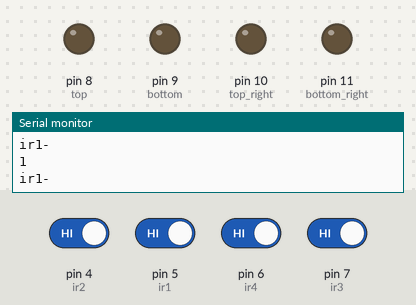
Recording of a sketch running on a simulated Arduino Uno, built with avr-gcc and run on an emulated ATmega328P. On the bench: output pins drawn as LEDs (lit = HIGH), the last lines printed to the serial monitor. The test bench sets the inputs (shaded band); at power-on: pin 4 (ir2), pin 5 (ir1), pin 6 (ir4), pin 7 (ir3) HIGH.

Above: at 1.2 s.
1.3 s: pin 5 (ir1) driven LOW
At 2.2 s:
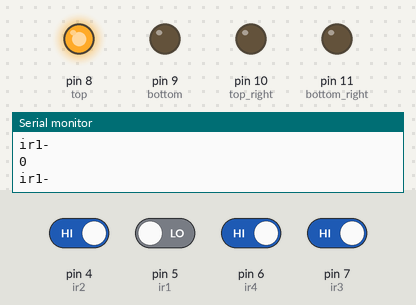
2.8 s: pin 5 (ir1) driven HIGH
At 3.2 s:
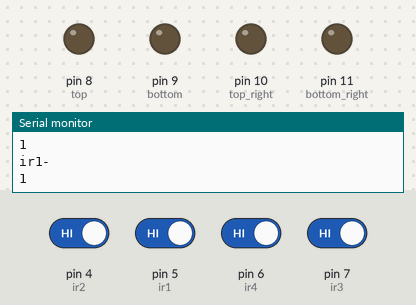
4.3 s: pin 4 (ir2) driven LOW
At 5.1 s:
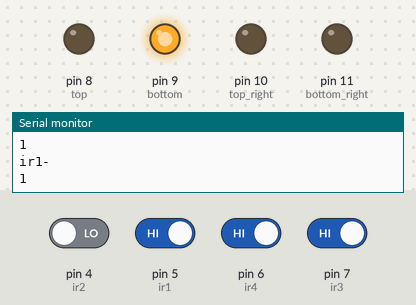
5.8 s: pin 4 (ir2) driven HIGH
At 6.2 s:
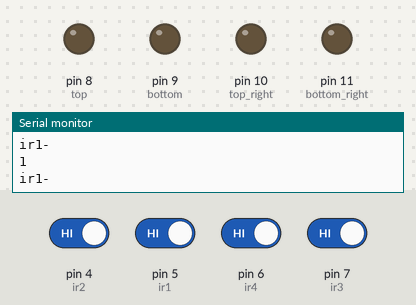
7.3 s: pin 6 (ir4) driven LOW
At 7.6 s:
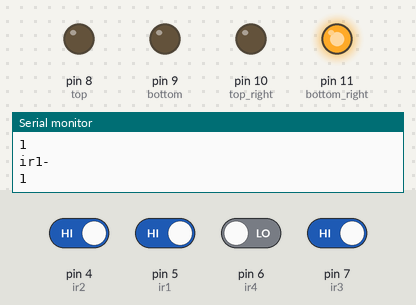
8.8 s: pin 7 (ir3) driven LOW
At 9.8 s:
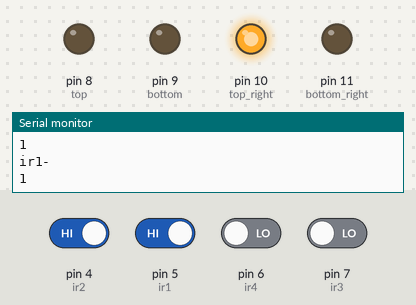
Timing chart, 0 to 11.3 s (numbered marks = the images above; inputs shaded):
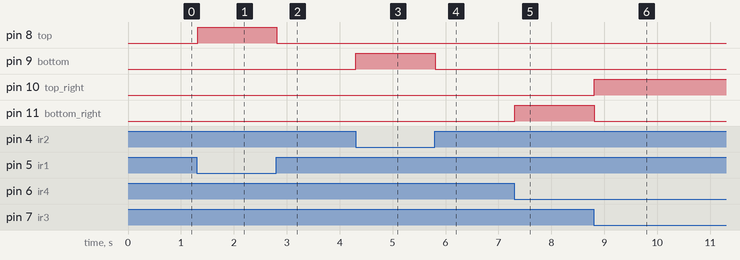

The sketch:

IR_DASHBOARD.ino
```cpp
//final 4
//fromright
#define ir2 4
#define ir1 5
#define ir4 6
#define ir3 7
// #define ir5 13

//active high

#define top 8
#define bottom 9
#define top_right 10
#define bottom_right 11

int error=1;
void setup()
{
  Serial.begin(9600);
  pinMode(ir1,INPUT);
  pinMode(ir2,INPUT);
  pinMode(ir3,INPUT);
  pinMode(ir4,INPUT);
  pinMode(top,OUTPUT);
  pinMode(top_right,OUTPUT);
  pinMode(bottom,OUTPUT);
  pinMode(bottom_right,OUTPUT);

  // pinMode(ir5,INPUT);
}


void loop() {
  int ir1_out=digitalRead(ir1);
  Serial.println("ir1-");
  Serial.println(ir1_out);

  int ir2_out=digitalRead(ir2);
  // Serial.println("ir2-");
  // Serial.println(ir2_out);

  int ir3_out=digitalRead(ir3);
  // Serial.println("ir3-");
  // Serial.println(ir3_out);

  int ir4_out=digitalRead(ir4);
  // Serial.println("ir4-");
  // Serial.println(ir4_out);
if (ir1_out==0)
{
  digitalWrite(top,HIGH);
  digitalWrite(bottom,LOW);
  digitalWrite(top_right,LOW);
  digitalWrite(bottom_right,LOW);
}

else if (ir2_out==0)
{
  digitalWrite(top,LOW);
  digitalWrite(bottom,HIGH);
  digitalWrite(top_right,LOW);
  digitalWrite(bottom_right,LOW);
}
else if (ir3_out==0)
{
  digitalWrite(top,LOW);
  digitalWrite(bottom,LOW);
  digitalWrite(top_right,HIGH);
  digitalWrite(bottom_right,LOW);
}
else if (ir4_out==0)
{
  digitalWrite(top,LOW);
  digitalWrite(bottom,LOW);
  digitalWrite(top_right,LOW);
  digitalWrite(bottom_right,HIGH);
}
else
{
  digitalWrite(top,LOW);
  digitalWrite(bottom,LOW);
  digitalWrite(top_right,LOW);
  digitalWrite(bottom_right,LOW);
}
}
```

Measured:
- after the input at 1.3 s, pin 8 (top): LOW → HIGH at once
- after the input at 2.8 s, pin 8 (top): HIGH → LOW at once
- after the input at 4.3 s, pin 9 (bottom): LOW → HIGH at once
- after the input at 5.8 s, pin 9 (bottom): HIGH → LOW at once
- after the input at 7.3 s, pin 11 (bottom_right): LOW → HIGH at once
- after the input at 8.8 s, pin 10 (top_right): LOW → HIGH at once; pin 11 (bottom_right): HIGH → LOW at once
